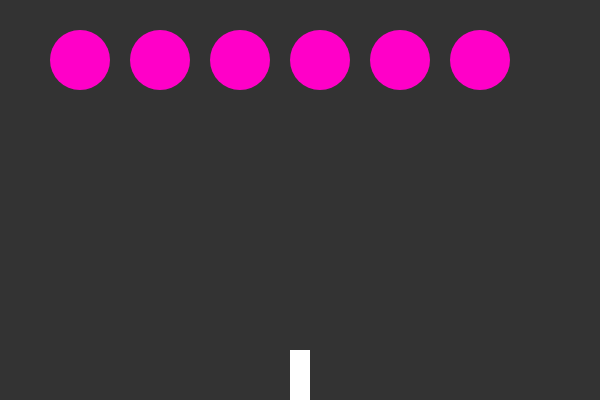
Frame 1 (no input)
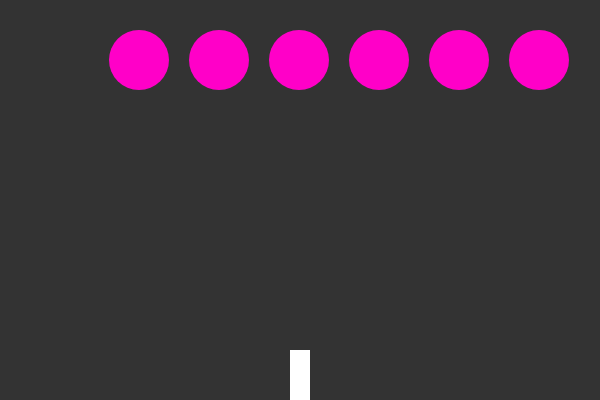
Frame 60 (no input)
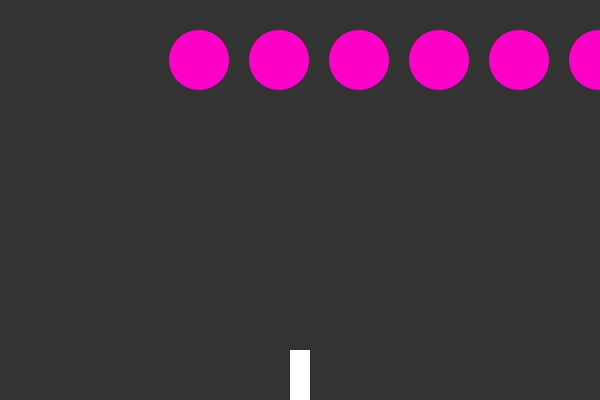
Frame 120 (the mouse pressed at the canvas centre since frame 60)

The p5.js sketch that drew these frames (run headless with seeded random() and noise() and a simulated clock; from frame 60 on, the mouse is pressed at the canvas centre):

// p5.js sketch
// ── sketch.js
var ship;
var flowers = [];
var drops = [];

function setup(){
  createCanvas(600, 400);
  ship = new Ship();
  for (var i = 0; i < 6; i++){
    flowers[i] = new Flower((i*80 + 80), 60);
  }
}

function draw(){
  background(51);
  ship.show();
  ship.move();

  for (var i = 0; i < drops.length; i++){
    drops[i].show();
    drops[i].move();
    for (var j = 0; j < flowers.length; j++){
      if (drops[i].hits(flowers[j])){
        flowers[j].grow();
        drops[i].evaporate();
      }
    }
  }

  var edge = false;

  for (var f = 0; f < flowers.length; f++){
    flowers[f].show();
    flowers[f].move();
    if (flowers[f].x > width || flowers[f].x < 0){
      edge = true;
    }
  }

  if (edge){
    for (var f = 0; f < flowers.length; f++){
      flowers[f].shiftDown();
    }
  }

  for (var i = drops.length - 1; i >= 0; i--){
    if (drops[i].toDelete){
      drops.splice(i, 1);
    }
  }

  // NEW: delete flowers that have been hit 5 times
  for (var i = flowers.length - 1; i >= 0; i--){
    if (flowers[i].toDelete){
      flowers.splice(i, 1);
    }
  }
}

function keyReleased(){
  if (key != ' '){
    ship.setDir(0);
  }
}

function keyPressed(){
  if (key === ' '){
    var drop = new Drop(ship.x, height);
    drops.push(drop);
  }
  if (keyCode === RIGHT_ARROW){
    ship.setDir(1);
  } else if (keyCode === LEFT_ARROW){
    ship.setDir(-1);
  }
}

// ── drop.js
function Drop(x, y){
  this.x = x;
  this.y = y;
  this.r = 8;
  this.toDelete = false;

  this.show = function(){
    noStroke();
    fill(150, 0, 255);
    ellipse(this.x, this.y, this.r*2, this.r*2);
  }

  this.evaporate = function(){
    this.toDelete = true;
  }

  this.hits = function(flower){
    var d = dist(this.x, this.y, flower.x, flower.y);
    return d < this.r + flower.r;
  }

  this.move = function(){
    this.y -= 5;
  }
}

// ── flower.js
function Flower(x, y){
  this.x = x;
  this.y = y;
  this.r = 30;
  this.xdir = 1;
  this.timesHit = 0;       
  this.toDelete = false;    

  this.grow = function(){
    this.r += 2;
    this.timesHit++;                      
    if (this.timesHit >= 5){                 
      this.toDelete = true;                   
    }
  }

  this.shiftDown = function(){
    this.xdir *= -1;
    this.y += this.r;
  }

  this.move = function(){
    this.x += this.xdir;
  }

  this.show = function(){
    fill(255, 0, 200);
    noStroke();
    ellipse(this.x, this.y, this.r*2, this.r*2);
  }
}

// ── ship.js
function Ship(){
  this.x = width/2;
  this.xdir = 0;

  this.show = function(){
    fill(255);
    noStroke();
    rectMode(CENTER);
    rect(this.x, height-20, 20, 60);
  }

  this.setDir = function(dir){
    this.xdir = dir;
  }

  this.move = function(){
    this.x += this.xdir * 5;
  }
}
